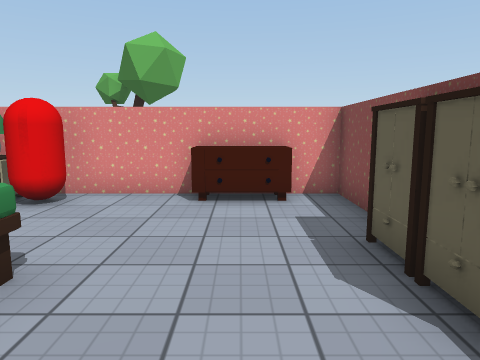
[1] (above)

24 first-person views from a walk through a scene from a Unity 3-D project. The camera is 1.4 m above the floor, tilts 8° down and sees 70° across. The floor is counted in squares, 1 m on a side. Each view is taken from the middle of a square. On the plan, view 1 faces up. The plan holds only what a view shows up to about 15 squares ahead; the rest is blank. The place goes on beyond the plan. The player character is not drawn. Some surface patterns are stand-ins.

[2]
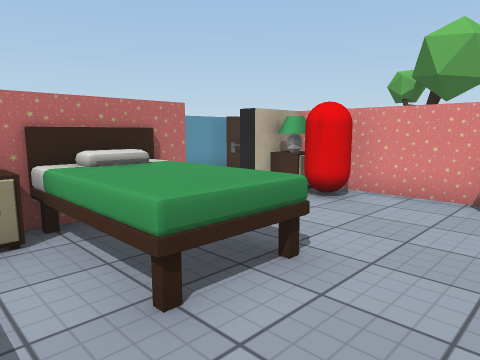

[3]
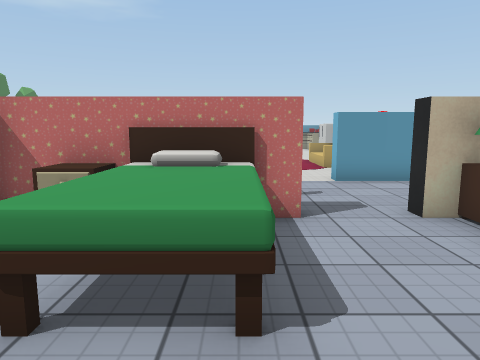

[4]
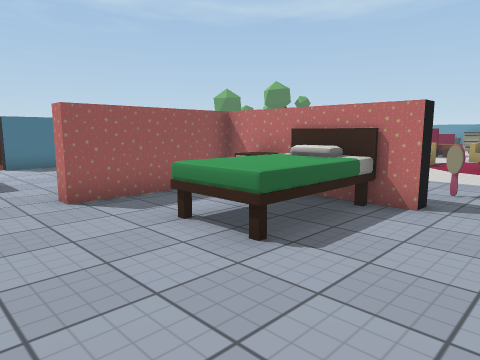

[5]
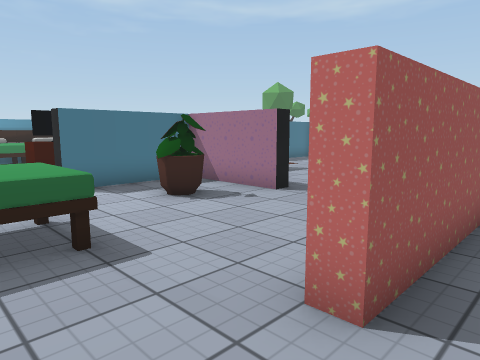

[6]
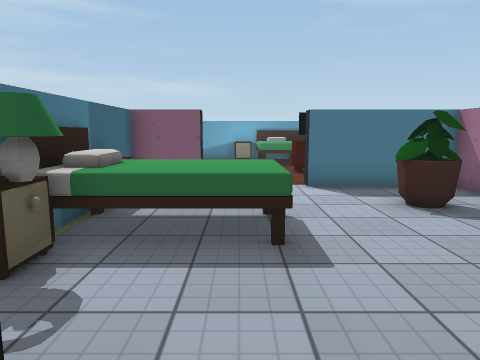

[7]
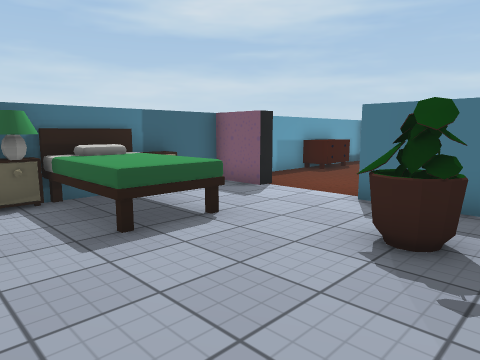

[8]
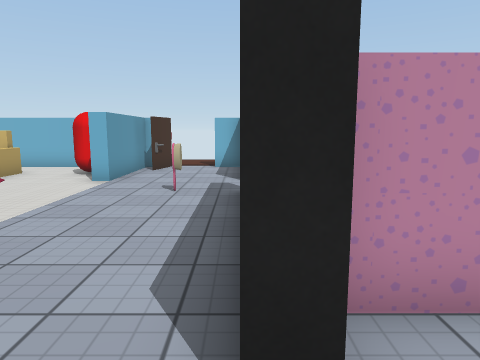

[9]
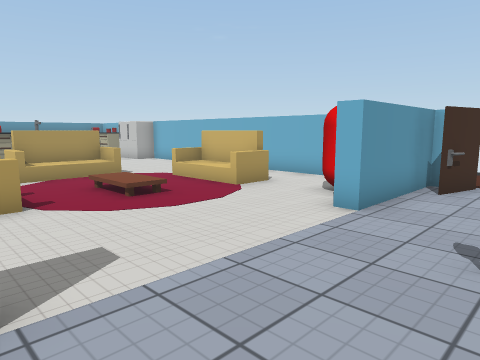

[10]
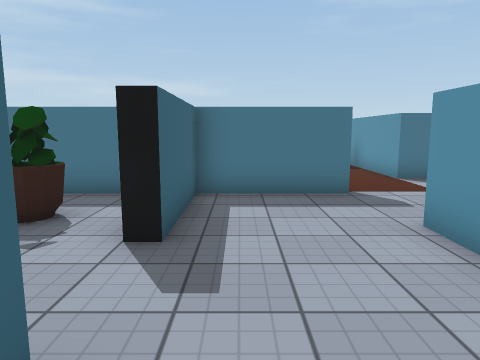

[11]
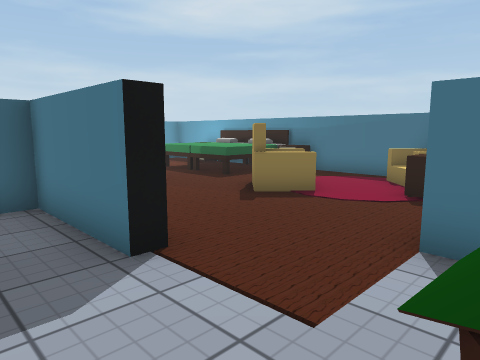

[12]
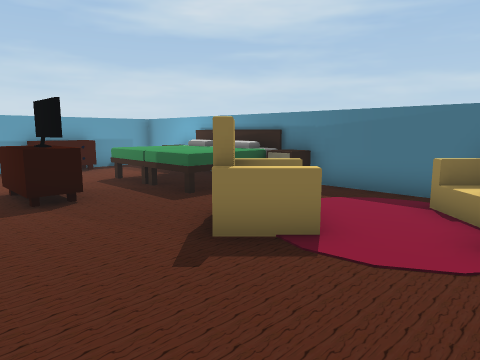

[13]
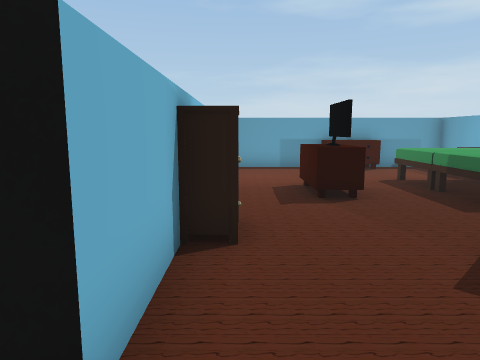

[14]
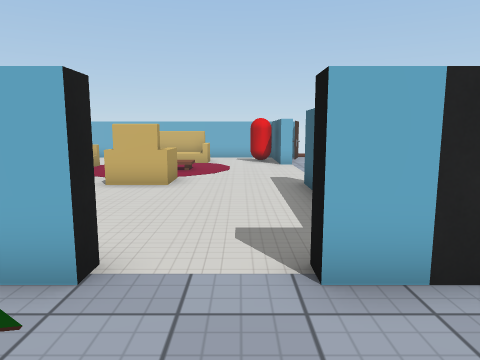

[15]
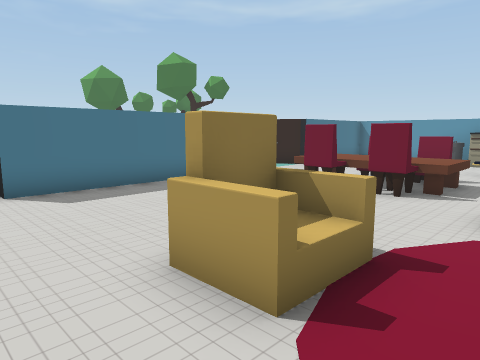

[16]
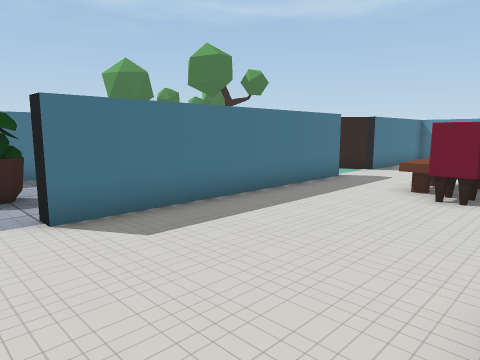

[17]
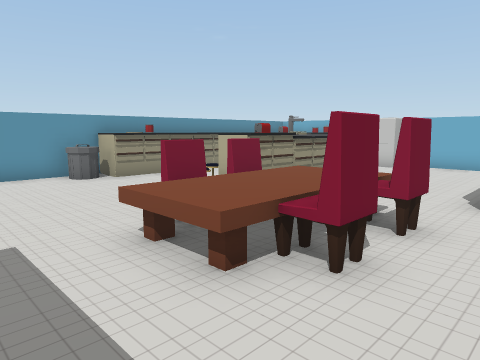

[18]
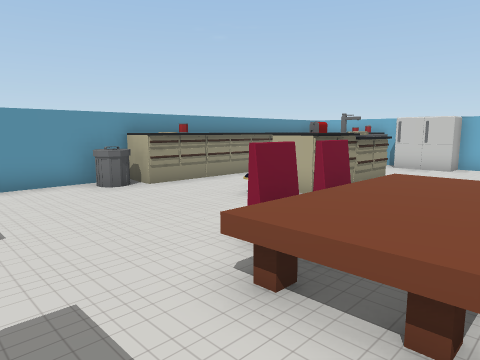

[19]
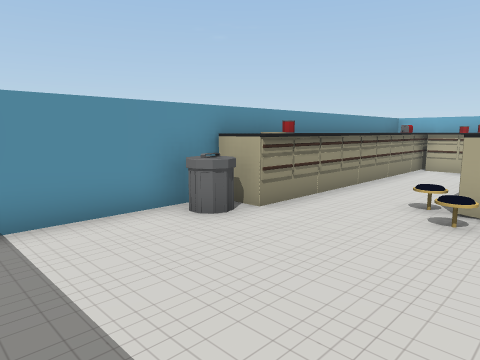

[20]
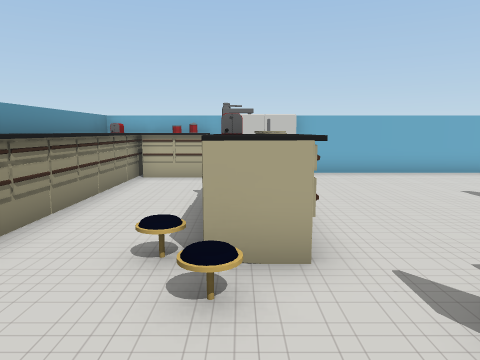

[21]
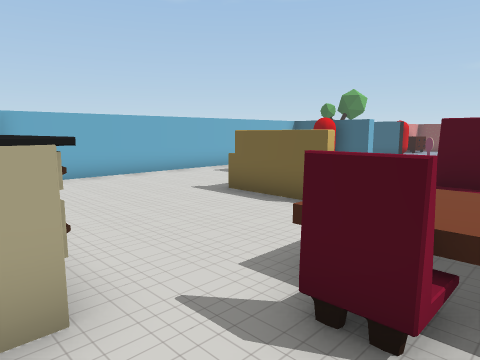

[22]
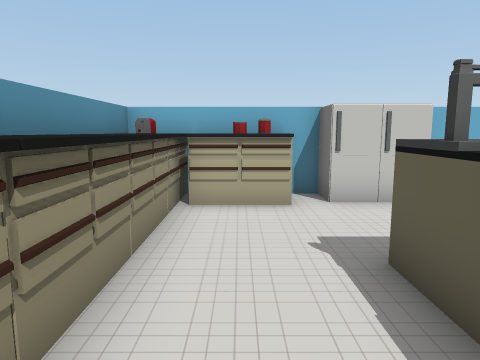

[23]
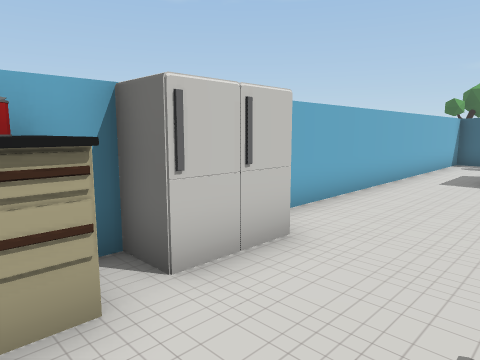

[24]
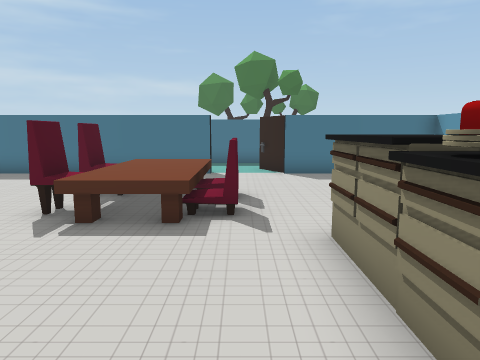

### Floor plan
Points are (right, up) in squares from view 1. A wall is a line through its corners. A room is listed if a view was taken in it or the views show most of it. See-through windows are left out.
Room 1 (views 1, 2, 3, 4, 5, 6, 7, 8, 9, 10, 15, 16, 17, 18, 19, 20, 21, 22, 23, 24)
walls: (-10.2, -0.9) (-10.2, 0.2); (-9.7, -4.8) (-9.7, -6); (-11.2, -6) (-11.2, -5.5); (-6.1, 4) (-5.5, 4) (-5.5, -1) (-1.3, -1) (-1.3, -1.5); (-10.2, 8.9) (-10.2, 9.7) (-23.3, 9.7); (-5.4, -2.5) (-6, -2.5); (-9.7, 9.9) (-9.7, 5.8) (-10.2, 5.8); (-4.1, -1.5) (-5.3, -1.5); (-8.7, 10.1) (-9.2, 8.5); (-22, -6) (-22, -5.5) (-13.5, -5.5) (-13.5, -6); (-5.5, 7.4) (-5.5, 6) (-6, 6); (-9.5, -8.7) (-6, -8.7) (-6, -5.2) (-5.5, -5.2) (-5.5, -8.7) (-1.8, -8.7) (-1.8, -9.2); (-6, 9.7) (-7, 9.7); (-24.7, -5.5) (-23.7, -7.1); (-25.1, 9.7) (-29.5, 9.7) (-29.5, -5.5) (-24.5, -5.5) (-24.5, -5.9); (2.3, 5.9) (2.3, 7.8) (-5.5, 7.8); (1, -9.4) (1, -8.7) (2.7, -8.7) (2.7, -3.6)
ways out: opening at (-12.5, -6) to room 2; opening at (-9, -7.5) to room 2; opening at (-0.5, -9) to room 3; opening at (-23, -6)
objects: other object (-29, -1) to (-28, -1); other object (-29, 0) to (-28, 0); other object (-29, 1); other object (-29, 2) to (-28, 2); other object (-29, 3) to (-28, 4); other object (-29, 5) to (-28, 6); other object (-29, 7) to (-28, 7); other object (-29, 8) to (-28, 9); other object (-29, 9); other object (-28, 1); other object (-27, 8) to (-26, 8); other object (-27, 9); other object (-26, 9); other object (-25, 2) to (-24, 3); other object (-25, 3); other object (-25, 4); other object (-25, 5) to (-24, 5); other object (-25, 9); other object (-24, 4); other object (-24, 9) to (-23, 9); chair (-23, -2) to (-23, -1); chair (-23, 0); other object (-22, -3) to (-20, 1); chair (-20, -2) to (-20, -1); chair (-20, 0); sofa (-19, 2) to (-18, 5); carpet (-18, 5); sofa (-16, 6) to (-14, 7); armchair (-15, 0) to (-14, 0); carpet (-15, 1); carpet (-14, 6); capsule (-11, 7) to (-11, 8); other object (-7, 4); other object (-5, 0) to (-5, 1); other object (-5, 1) to (-2, 3); other object (-5, 6); other object (-5, 7); flowerpot (-4, -6); capsule (-4, 6) to (-4, 7); other object (-1, -6) to (2, -4); drawers (-1, 7) to (1, 7); other object (2, -7) to (2, -6); other object (2, -4); other object (2, -3) to (3, -3); other object (2, 2) to (2, 3); other object (2, 4)
Room 2 (views 11, 12, 13, 14)
walls: (-14.9, -11.3) (-11.8, -11.3); (-13.5, -6) (-14.2, -6); (-9.5, -9.3) (-9.5, -8.7); (-9.7, -6) (-11.2, -6)
ways out: opening at (-12.5, -6) to room 1; opening at (-9, -7.5) to room 1; opening at (-10.7, -10) to room 3
objects: flowerpot (-13, -8)
Room 3 (no view inside)
walls: (-6.8, -9.3) (-9.5, -9.3); (-9.8, -18) (2.7, -18) (2.7, -9.9); (-11.8, -11.3) (-11.7, -15.7)
ways out: opening at (-0.5, -9) to room 1; opening at (-10.7, -10) to room 2
objects: armchair (-11, -17) to (-9, -17); other object (-11, -15) to (-10, -15); carpet (-10, -16); armchair (-8, -15) to (-7, -13); other object (-7, -10) to (-6, -10); other object (-6, -18) to (-5, -17); other object (-5, -17) to (-4, -15); drawers (-4, -13) to (-3, -12); other object (-3, -17) to (-1, -15); other object (-3, -12) to (-2, -12); other object (-1, -17) to (0, -17); drawers (2, -15) to (2, -13)

Where each view was taken, in squares from view 1:
view 1: 0 up, 0 right, facing up
view 2: 0 up, 0 right, facing up-left
view 3: 3 up, 0 right, facing left
view 4: 6 up, 1 right, facing down-left
view 5: 0 up, 1 right, facing down-left
view 6: 0 up, 0 right, facing down
view 7: 2 down, 5 left, facing down-right
view 8: 4 down, 6 left, facing up
view 9: 0 up, 7 left, facing up-left
view 10: 1 down, 7 left, facing down
view 11: 7 down, 13 left, facing down-right
view 12: 10 down, 11 left, facing down-right
view 13: 10 down, 11 left, facing right
view 14: 9 down, 12 left, facing up
view 15: 3 up, 12 left, facing down-left
view 16: 0 up, 12 left, facing down-left
view 17: 5 down, 18 left, facing up-left
view 18: 5 down, 20 left, facing up-left
view 19: 5 down, 24 left, facing up-left
view 20: 2 down, 25 left, facing up
view 21: 1 down, 25 left, facing up-right
view 22: 2 up, 27 left, facing up
view 23: 6 up, 27 left, facing up-right
view 24: 6 up, 23 left, facing down
